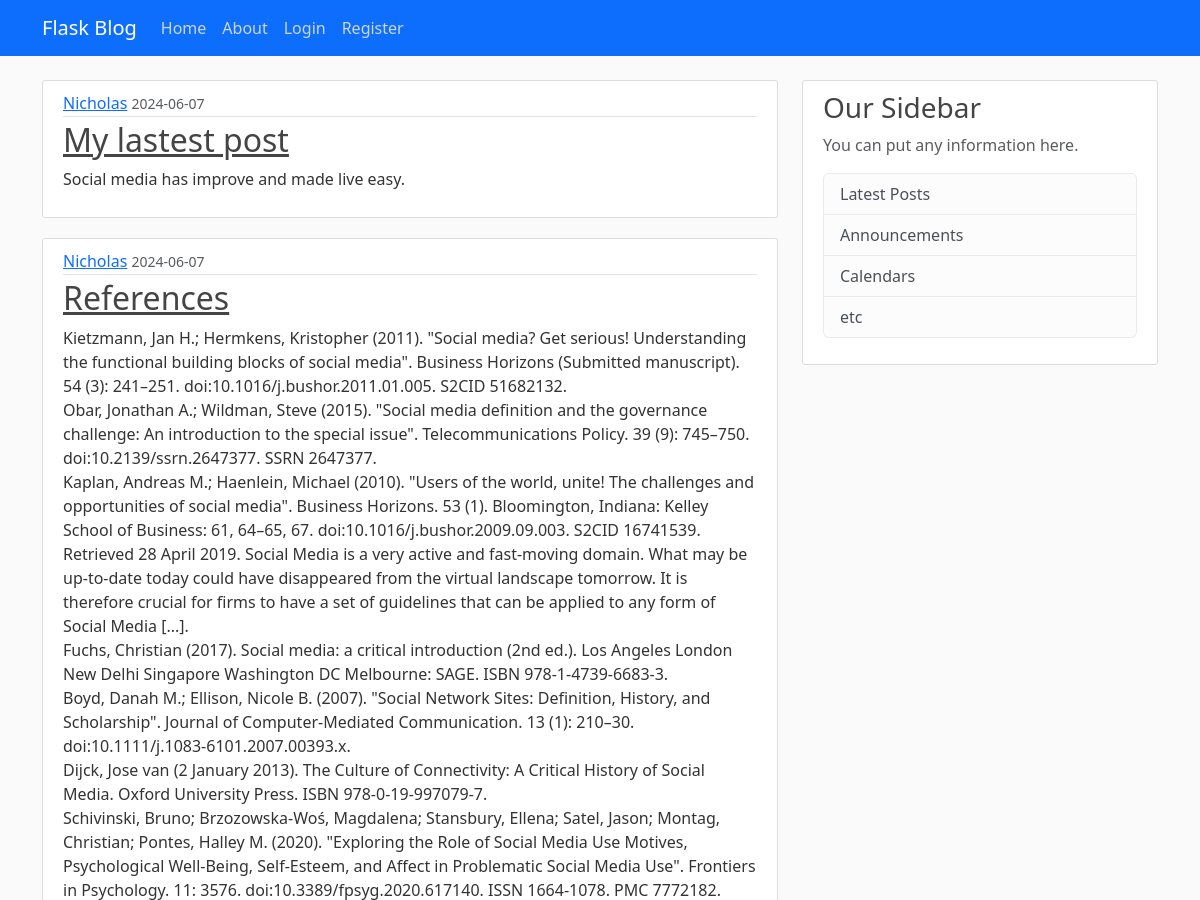
Before: / (upper part) with the older database file.
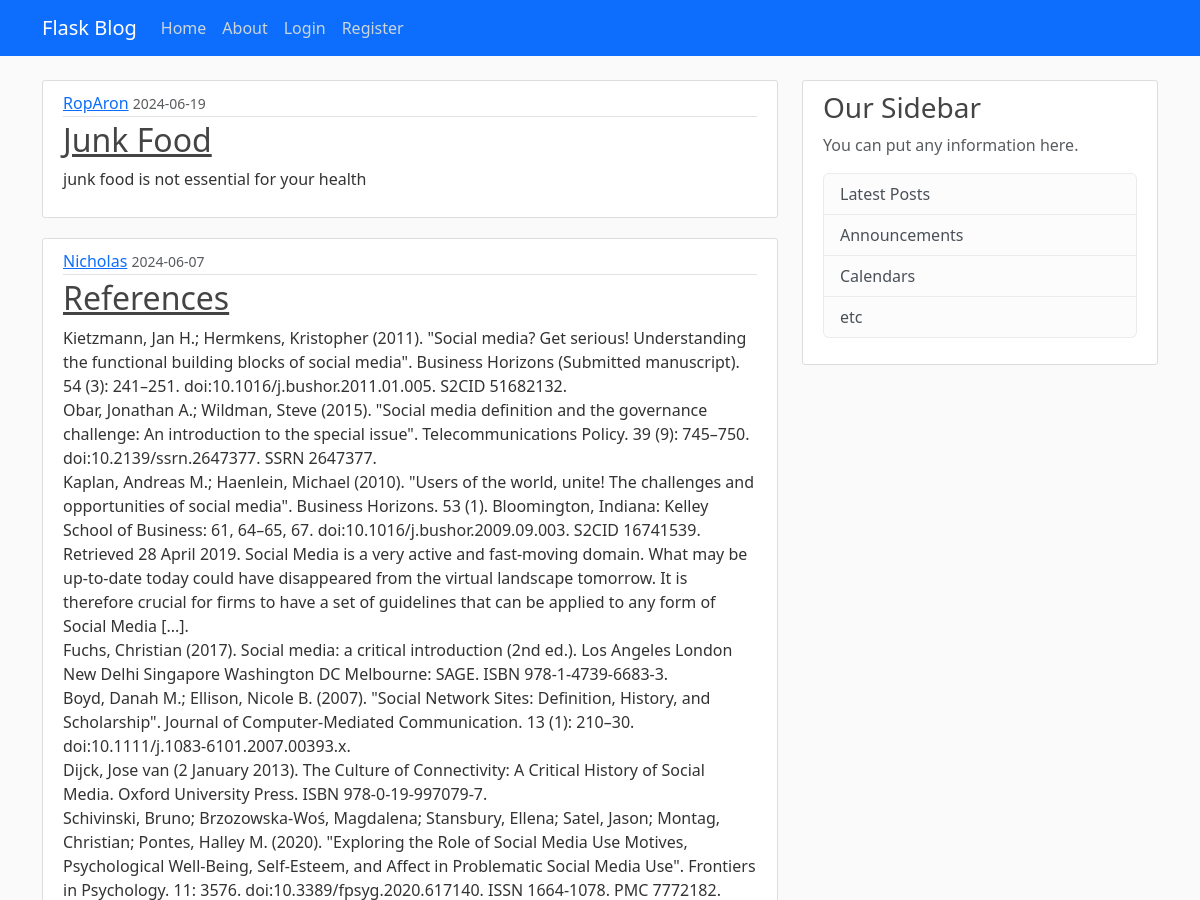
After: the same page with the newer database file.
### app/models.py (models this page shows, shortened)
class Post(db.Model):
    id = db.Column(db.Integer, primary_key=True)
    title = db.Column(db.String(100), nullable=False)
    content = db.Column(db.Text, nullable=False)
    date_posted = db.Column(db.DateTime, nullable=False, default=datetime.utcnow)
    user_id = db.Column(db.Integer, db.ForeignKey('user.id'), nullable=False)

class User(db.Model, UserMixin):
    id = db.Column(db.Integer, primary_key=True)
    username = db.Column(db.String(12), unique=True, nullable=False)
    email = db.Column(db.String(120), unique=True, nullable=False)
    image_file = db.Column(db.String(20), nullable=False, default='default.jpeg')
    password = db.Column(db.String(60), nullable=False)
    posts = db.relationship("Post", backref='author', lazy=True)

### app/routes.py (the view)
@app.route("/")
def home():
    page = request.args.get('page', 1, type=int)
    posts = Post.query.order_by(Post.date_posted.desc()).paginate(page=page, per_page=5)
    return render_template("home.html", posts=posts)

### app/templates/home.html (shortened to what this page needs)
{% extends 'base.html' %}
{% block content %}
{% for post in posts.items %}
<article class="media content-section">
    <div class="media-body">
      <div class="article-metadata">
        <a class="mr-2" href="{{ url_for('user_posts', username = post.author.username)}}">{{ post.author.username }}</a>
        <small class="text-muted">{{ post.date_posted.strftime('%Y-%m-%d') }}</small>
      </div>
      <h2><a class="article-title" href="{{ url_for('post', post_id= post.id) }}">{{ post.title }}</a></h2>
      <p class="article-content">{{ post.content }}</p>
    </div>
  </article>
{% endfor %}
{% endblock %}

Changed rows visible on the page:
removed Post: author.username "Nicholas", date_posted "2024-06-07", title "My lastest post", content "Social media has improve and made live easy."
added Post: author.username "RopAron", date_posted "2024-06-19", title "Junk Food", content "junk food is not essential for your health"
